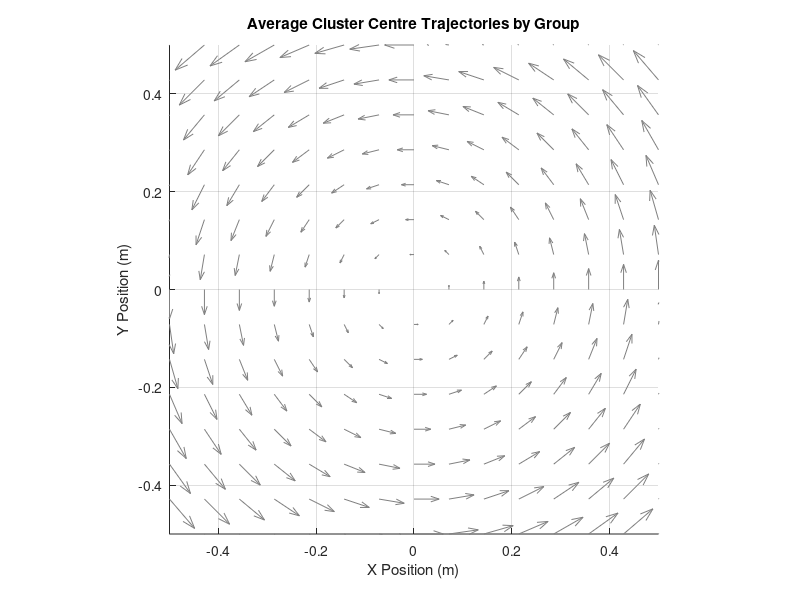

MATLAB code for this plot: (Note: this script raises an error after producing the figure.)
% Average Trajectory Plotter - Modified for 80 runs in groups of 10
% This script loads 80 run files and creates separate average trajectories
% for each group of 10 runs (1-10, 11-20, ..., 71-80)

% Define all 80 run files
run_files = cell(101, 180);
for i = 1:80
    run_files{i} = sprintf('run%d.mat', i);
end

% Display info message at start
fprintf('Loading and processing %d run files in groups of 10...\n', length(run_files));

% Define colors for different entities
cluster_color = [0.2 0.2 0.2];  % Dark gray
robot1_color = [0.8 0.2 0.2];   % Red
robot2_color = [0.2 0.6 0.2];   % Green
robot3_color = [0.2 0.3 0.8];   % Blue

% Define colors for different groups (8 groups total)
group_colors = [
    0.8 0.2 0.2;  % Red
    0.2 0.6 0.2;  % Green
    0.2 0.3 0.8;  % Blue
    0.8 0.5 0.2;  % Orange
    0.6 0.2 0.8;  % Purple
    0.8 0.8 0.2;  % Yellow
    0.2 0.8 0.8;  % Cyan
    0.8 0.2 0.6;  % Magenta
];

% Process each group of 10 runs
num_groups = 8;
runs_per_group = 10;

% Storage for average trajectories of each group
group_avg_cluster = cell(1, num_groups);
group_std_cluster = cell(1, num_groups);
group_avg_robot1 = cell(1, num_groups);
group_std_robot1 = cell(1, num_groups);
group_avg_robot2 = cell(1, num_groups);
group_std_robot2 = cell(1, num_groups);
group_avg_robot3 = cell(1, num_groups);
group_std_robot3 = cell(1, num_groups);

% Process each group
for group_idx = 1:num_groups
    fprintf('\n=== Processing Group %d (runs %d-%d) ===\n', group_idx, ...
        (group_idx-1)*runs_per_group + 1, group_idx*runs_per_group);
    
    % Create data storage for trajectories in this group
    all_cluster_traj = {};
    all_robot1_traj = {};
    all_robot2_traj = {};
    all_robot3_traj = {};
    
    % Get the run indices for this group
    start_idx = (group_idx - 1) * runs_per_group + 1;
    end_idx = group_idx * runs_per_group;
    
    % Check which files exist in this group
    existing_files = {};
    for i = start_idx:end_idx
        if exist(run_files{i}, 'file')
            existing_files{end+1} = run_files{i};
        else
            fprintf('Warning: File not found - %s\n', run_files{i});
        end
    end
    
    fprintf('Found %d existing run files in group %d\n', length(existing_files), group_idx);
    
    if isempty(existing_files)
        fprintf('Warning: No run files found for group %d. Skipping...\n', group_idx);
        continue;
    end
    
    % Process each run file in this group
    for run_idx = 1:length(existing_files)
        current_file = existing_files{run_idx};
        fprintf('Loading file: %s\n', current_file);
        
        % Load data
        temp_data = load(current_file);
        
        % Store trajectories if they exist
        if isfield(temp_data, 'cluster_position')
            all_cluster_traj{end+1} = temp_data.cluster_position(:,1:2); % Just keep X and Y
        end
        
        if isfield(temp_data, 'robot1_pose')
            all_robot1_traj{end+1} = temp_data.robot1_pose(:,1:2);
        end
        
        if isfield(temp_data, 'robot2_pose')
            all_robot2_traj{end+1} = temp_data.robot2_pose(:,1:2);
        end
        
        if isfield(temp_data, 'robot3_pose')
            all_robot3_traj{end+1} = temp_data.robot3_pose(:,1:2);
        end
    end
    
    % Process and average trajectories for this group
    if ~isempty(all_cluster_traj)
        [group_avg_cluster{group_idx}, group_std_cluster{group_idx}] = averageTrajectories(all_cluster_traj);
        fprintf('Processed %d cluster trajectories for group %d\n', length(all_cluster_traj), group_idx);
    end
    
    if ~isempty(all_robot1_traj)
        [group_avg_robot1{group_idx}, group_std_robot1{group_idx}] = averageTrajectories(all_robot1_traj);
        fprintf('Processed %d robot1 trajectories for group %d\n', length(all_robot1_traj), group_idx);
    end
    
    if ~isempty(all_robot2_traj)
        [group_avg_robot2{group_idx}, group_std_robot2{group_idx}] = averageTrajectories(all_robot2_traj);
        fprintf('Processed %d robot2 trajectories for group %d\n', length(all_robot2_traj), group_idx);
    end
    
    if ~isempty(all_robot3_traj)
        [group_avg_robot3{group_idx}, group_std_robot3{group_idx}] = averageTrajectories(all_robot3_traj);
        fprintf('Processed %d robot3 trajectories for group %d\n', length(all_robot3_traj), group_idx);
    end
end

% Create separate figures for each entity type
% Figure 1: Cluster trajectories
figure('Position', [100, 100, 900, 700]);
hold on;
title('Average Cluster Centre Trajectories by Group');
xlabel('X Position (m)');
ylabel('Y Position (m)');
grid on;
axis equal;
xlim([-0.5 0.5]);
ylim([-0.5 0.5]);

% Add vortex field (matching Python vortex1)
[X, Y] = meshgrid(linspace(-0.5, 0.5, 15), linspace(-0.5, 0.5, 15));
center_x = 0; center_y = 0;
r = sqrt((X - center_x).^2 + (Y - center_y).^2);
theta = atan2(Y - center_y, X - center_x);
U = -r .* sin(theta);
V = r .* cos(theta);
scale_factor = 0.5;
U_norm = scale_factor * U;
V_norm = scale_factor * V;
q = quiver(X, Y, U_norm, V_norm, 'Color', [0.5 0.5 0.5], 'LineWidth', 0.5);
q.HandleVisibility = 'off';

% Plot cluster trajectories for each group
for group_idx = 1:num_groups
    if ~isempty(group_avg_cluster{group_idx})
        plotTrajectoryWithConfidence(group_avg_cluster{group_idx}, group_std_cluster{group_idx}, ...
            group_colors(group_idx,:), 2, 0.15, sprintf('Runs %d-%d', ...
            (group_idx-1)*runs_per_group + 1, group_idx*runs_per_group));
    end
end
legend('Location', 'best');
saveas(gcf, 'average_cluster_trajectories_by_group.png');
saveas(gcf, 'average_cluster_trajectories_by_group.fig');

% Figure 2: All robot trajectories for each group
for group_idx = 1:num_groups
    if ~isempty(group_avg_robot1{group_idx}) || ~isempty(group_avg_robot2{group_idx}) || ~isempty(group_avg_robot3{group_idx})
        figure('Position', [100 + 50*group_idx, 100 + 50*group_idx, 900, 700]);
        hold on;
        title(sprintf('Average Robot Trajectories - Runs %d-%d', ...
            (group_idx-1)*runs_per_group + 1, group_idx*runs_per_group));
        xlabel('X Position (m)');
        ylabel('Y Position (m)');
        grid on;
        axis equal;
        xlim([-0.5 0.5]);
        ylim([-0.5 0.5]);

        % Add vortex field
        q = quiver(X, Y, U_norm, V_norm, 'Color', [0.5 0.5 0.5], 'LineWidth', 0.5);
        q.HandleVisibility = 'off';
        
        % Plot trajectories
        if ~isempty(group_avg_cluster{group_idx})
            plotTrajectoryWithConfidence(group_avg_cluster{group_idx}, group_std_cluster{group_idx}, ...
                cluster_color, 3, 0.2, 'Cluster Centre');
        end
        
        if ~isempty(group_avg_robot1{group_idx})
            plotTrajectoryWithConfidence(group_avg_robot1{group_idx}, group_std_robot1{group_idx}, ...
                robot1_color, 2, 0.2, 'Robot 1');
        end
        
        if ~isempty(group_avg_robot2{group_idx})
            plotTrajectoryWithConfidence(group_avg_robot2{group_idx}, group_std_robot2{group_idx}, ...
                robot2_color, 2, 0.2, 'Robot 2');
        end
        
        if ~isempty(group_avg_robot3{group_idx})
            plotTrajectoryWithConfidence(group_avg_robot3{group_idx}, group_std_robot3{group_idx}, ...
                robot3_color, 2, 0.2, 'Robot 3');
        end
        
        % Mark start and end points
        if ~isempty(group_avg_cluster{group_idx})
            avg_traj = group_avg_cluster{group_idx};
            plot(avg_traj(1,1), avg_traj(1,2), 'o', 'MarkerSize', 10, 'MarkerFaceColor', cluster_color, ...
                'MarkerEdgeColor', 'k', 'HandleVisibility', 'off');
            text(avg_traj(1,1)+0.05, avg_traj(1,2)+0.05, 'Start', 'FontWeight', 'bold');
            plot(avg_traj(end,1), avg_traj(end,2), 's', 'MarkerSize', 10, 'MarkerFaceColor', cluster_color, ...
                'MarkerEdgeColor', 'k', 'HandleVisibility', 'off');
            text(avg_traj(end,1)+0.05, avg_traj(end,2)+0.05, 'End', 'FontWeight', 'bold');
        end
        
        legend('Location', 'best');
        saveas(gcf, sprintf('average_trajectories_group_%d.png', group_idx));
        saveas(gcf, sprintf('average_trajectories_group_%d.fig', group_idx));
    end
end

fprintf('\nAll plots saved successfully!\n');

% =========================================================================
% LOCAL FUNCTIONS
% =========================================================================

% Function to plot trajectory with confidence band
function h = plotTrajectoryWithConfidence(avg_traj, std_traj, color, line_width, alpha_val, name)
    if isempty(avg_traj)
        h = [];
        return;
    end
    
    % Plot the average trajectory
    h = plot(avg_traj(:,1), avg_traj(:,2), 'Color', color, 'LineWidth', line_width, 'DisplayName', name);
    
    % Create confidence band (mean ± standard deviation)
    x_band = [avg_traj(:,1); flipud(avg_traj(:,1))];
    y_band = [avg_traj(:,2) + std_traj(:,2); flipud(avg_traj(:,2) - std_traj(:,2))];
    
    % Plot the confidence band with transparency
    fill(x_band, y_band, color, 'FaceAlpha', alpha_val, 'EdgeColor', 'none', 'HandleVisibility', 'off');
end

% Define the trajectory averaging function
function [avg_traj, std_traj] = averageTrajectories(trajectories)
    % Find the minimum length among all trajectories
    traj_lengths = cellfun(@(x) size(x, 1), trajectories);
    min_length = min(traj_lengths);
    max_length = max(traj_lengths);
    
    fprintf('  Trajectory lengths vary from %d to %d points\n', min_length, max_length);
    
    % Number of points in the resampled trajectory (use min_length for safety)
    target_length = min_length;
    
    % Storage for resampled trajectories
    resampled_trajectories = cell(1, length(trajectories));
    
    % Resample all trajectories to the target length
    for i = 1:length(trajectories)
        original_traj = trajectories{i};
        original_length = size(original_traj, 1);
        
        if original_length == target_length
            % No resampling needed
            resampled_trajectories{i} = original_traj;
        else
            % Create a parametric representation based on cumulative distance
            % This preserves the spatial distribution better than uniform time sampling
            
            % Calculate cumulative distance along the trajectory
            dist = zeros(original_length, 1);
            for j = 2:original_length
                dist(j) = dist(j-1) + norm(original_traj(j,:) - original_traj(j-1,:));
            end
            
            % Normalize to [0, 1]
            if dist(end) > 0
                param = dist / dist(end);
            else
                param = linspace(0, 1, original_length)';
            end
            
            % Sample points at uniform parameter intervals
            new_param = linspace(0, 1, target_length)';
            resampled_x = interp1(param, original_traj(:,1), new_param, 'pchip');
            resampled_y = interp1(param, original_traj(:,2), new_param, 'pchip');
            
            resampled_trajectories{i} = [resampled_x, resampled_y];
        end
    end
    
    % Convert cell array to 3D array for easier computation
    traj_array = zeros(target_length, 2, length(trajectories));
    for i = 1:length(trajectories)
        traj_array(:,:,i) = resampled_trajectories{i};
    end
    
    % Calculate mean and standard deviation across runs
    avg_traj = mean(traj_array, 3);
    std_traj = std(traj_array, 0, 3);
end
